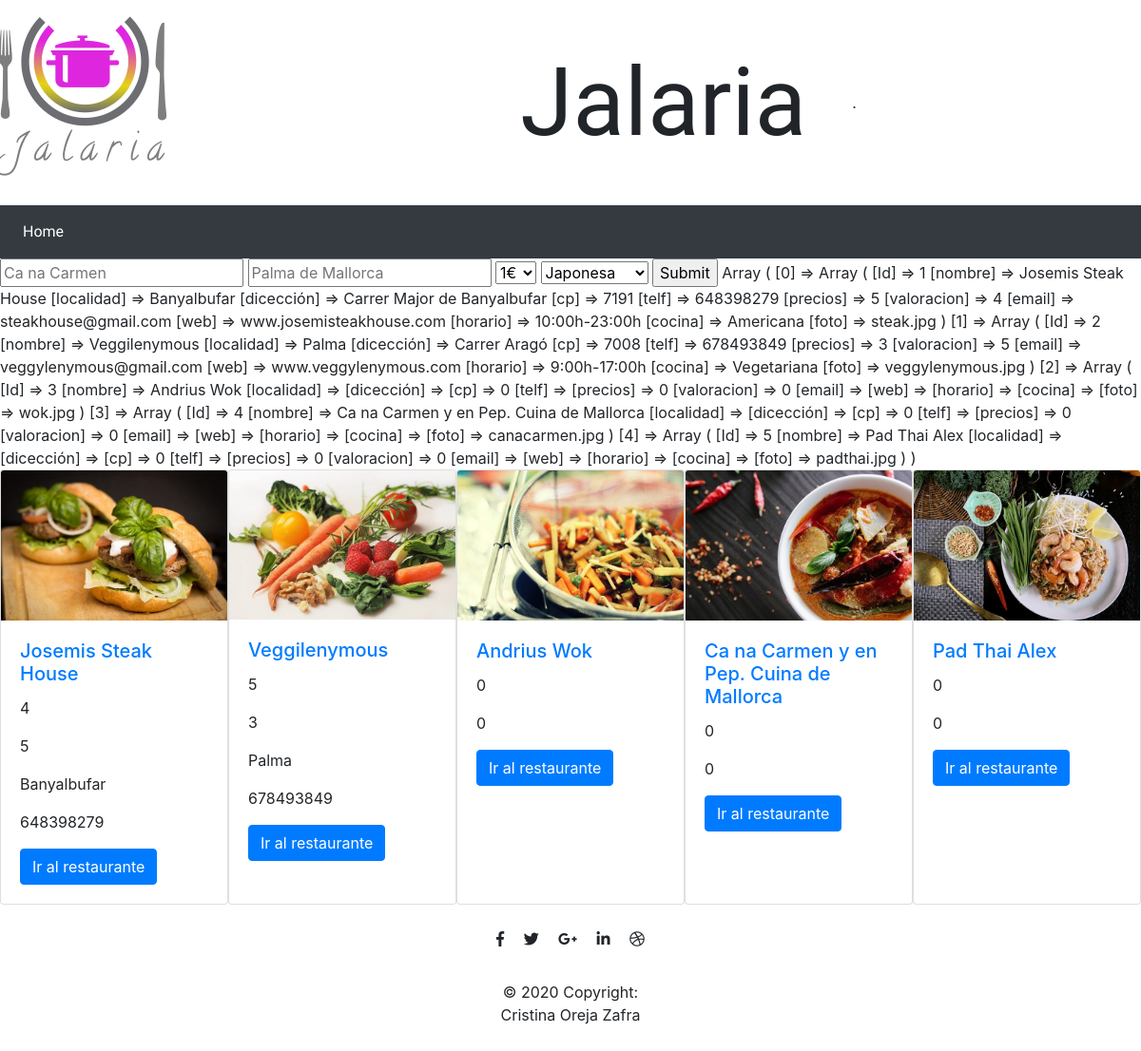
The page / on the database its author committed.
### tables this page shows
CREATE TABLE `Restaurantes` (
  `Id` int NOT NULL,
  `nombre` varchar(100) NOT NULL,
  `localidad` varchar(50) NOT NULL,
  `dicección` varchar(50) NOT NULL,
  `cp` int NOT NULL,
  `telf` varchar(20) NOT NULL,
  `precios` int NOT NULL,
  `valoracion` int NOT NULL,
  `email` varchar(50) NOT NULL,
  `web` varchar(50) NOT NULL,
  `horario` varchar(20) NOT NULL,
  `cocina` tinytext NOT NULL,
  `foto` varchar(50) NOT NULL
);

### www/back/indexb.php (called while the page is built, shortened)
<?php
$sql = "SELECT * FROM Restaurantes LIMIT 5" ;

### www/index.php (the view)
<?php Include 'componentes/header.php' ?>
<main>
<div class="d-flex justify-content-center">
<?php Include 'componentes/buscador.php' ?>
</div>
<div class="d-flex justify-content-center">
<?php
    if($result = mysqli_query($conn, $sql)){
    if(mysqli_num_rows($result) != 0){
        while($row = mysqli_fetch_array($result)){
            $foto = "img/".$row['foto'];
?>
        <div class="card" style="width: 18rem;">
        <img class="card-img-top" src="<?php echo $foto ?>" alt="Card image cap">
        <div class="card-body">
            <h5 class="card-title"><a href="restaurant.php?id=<?php echo $row['Id']; ?>"><?php echo $row['nombre']?></a></h5>
            <p class="card-text"><?php echo $row['valoracion']?></p>
            <p class="card-text"><?php echo $row['precios']?></p>
            <p class="card-text"><?php echo $row['localidad']?></p>
            <p class="card-text"><?php echo $row['telf']?></p>
            <a href="restaurant.php?id=<?php echo $row['Id']; ?>" class="btn btn-primary">Ir al restaurante</a>
        </div>
        </div>
<?php }}}?>
</div>
</main>
<?php Include 'componentes/footer.php' ?>

### rows shown on the page
restaurantes: foto (picture), nombre "Josemis Steak House", valoracion "4", precios "5", localidad "Banyalbufar", telf "648398279"
restaurantes: foto (picture), nombre "Veggilenymous", valoracion "5", precios "3", localidad "Palma", telf "678493849"
restaurantes: foto (picture), nombre "Andrius Wok", valoracion "0", precios "0"
restaurantes: foto (picture), nombre "Ca na Carmen y en Pep. Cuina de Mallorca", valoracion "0", precios "0"
restaurantes: foto (picture), nombre "Pad Thai Alex", valoracion "0", precios "0"
